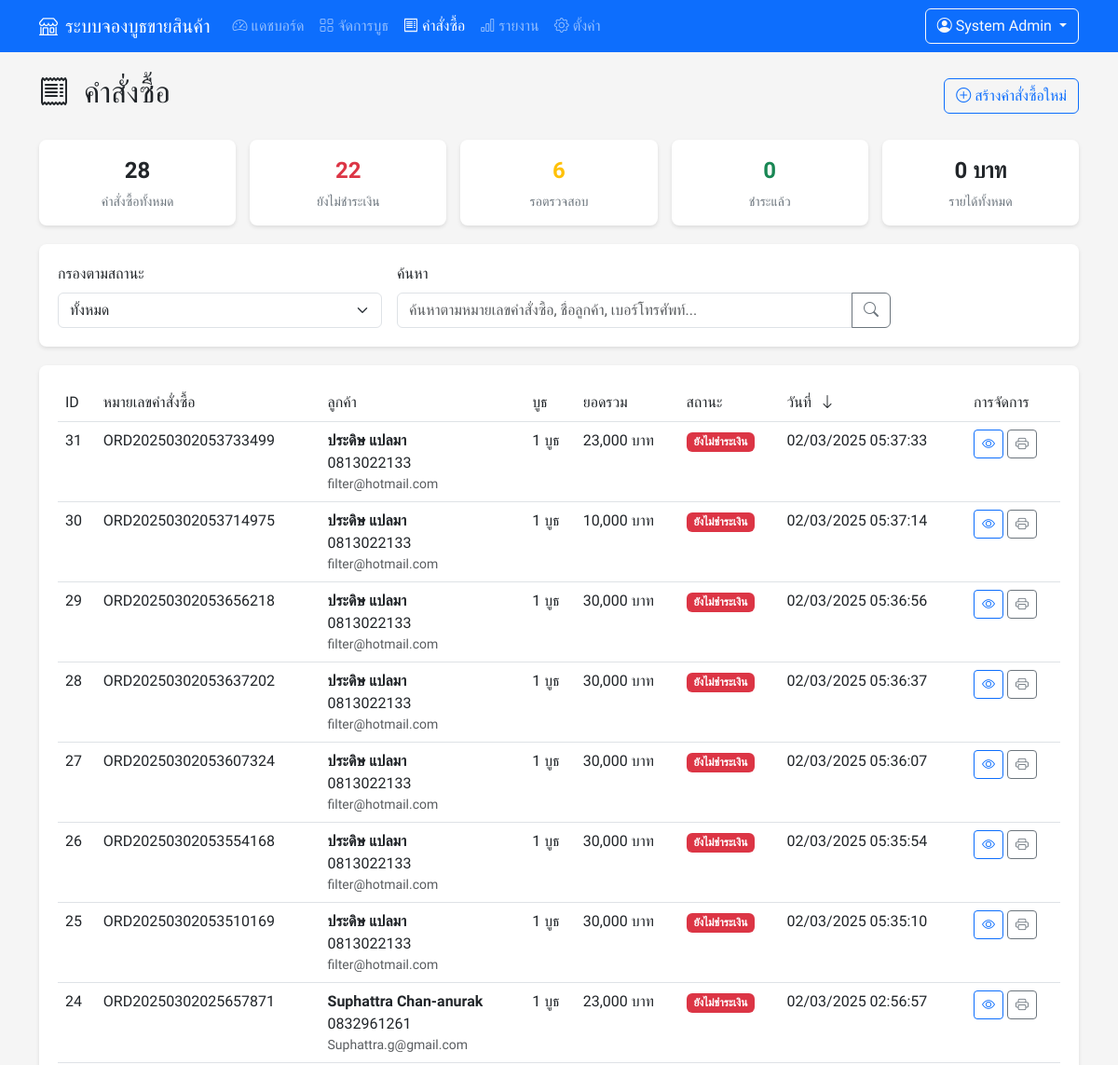
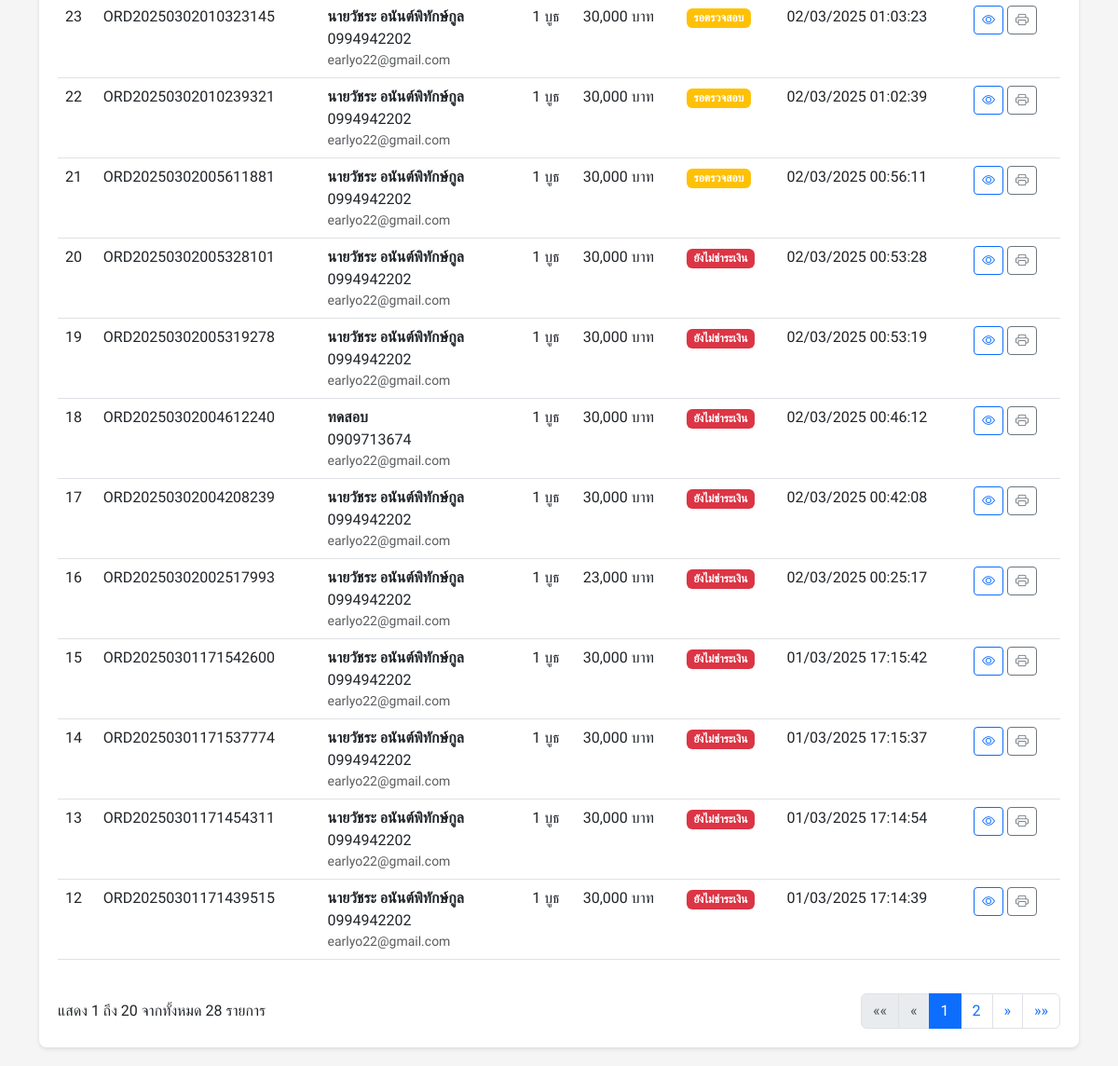
The page /booth/admin/orders.php (signed in) on the database its author committed (2 pictures, top to bottom).
### tables this page shows
CREATE TABLE `orders` (
  `id` int NOT NULL,
  `order_number` varchar(20) NOT NULL,
  `customer_name` varchar(255) NOT NULL,
  `customer_email` varchar(255) NOT NULL,
  `customer_phone` varchar(20) NOT NULL,
  `customer_company` varchar(255) DEFAULT NULL,
  `total_amount` decimal(10,2) NOT NULL,
  `payment_status` enum('unpaid','pending','paid') DEFAULT 'unpaid',
  `payment_method` varchar(50) DEFAULT NULL,
  `payment_reference` varchar(255) DEFAULT NULL,
  `payment_date` datetime DEFAULT NULL,
  `note` text,
  `created_at` timestamp NOT NULL DEFAULT CURRENT_TIMESTAMP,
  `updated_at` timestamp NOT NULL DEFAULT CURRENT_TIMESTAMP ON UPDATE CURRENT_TIMESTAMP
);

### booth/config.php (called while the page is built, shortened)
<?php
function formatCurrency($amount) {
    return number_format($amount, 0, '.', ',') . ' บาท';
}
?>

### booth/admin/orders.php (the view, shortened to what this page needs)
<?php
require_once '../config.php';
$admin_name = $_SESSION['admin_name'];
$admin_role = $_SESSION['admin_role'];
$filter = isset($_GET['filter']) ? $_GET['filter'] : 'all';
$sort = isset($_GET['sort']) ? $_GET['sort'] : 'created_at';
$direction = isset($_GET['direction']) ? $_GET['direction'] : 'desc';
$search = isset($_GET['search']) ? $_GET['search'] : '';
$page = isset($_GET['page']) ? intval($_GET['page']) : 1;
$limit = 20;
$offset = ($page - 1) * $limit;
$whereClause = "";
$params = [];
$types = "";
$countQuery = "SELECT COUNT(*) as total FROM orders $whereClause";
if (!empty($params)) {
    $stmt = $conn->prepare($countQuery);
    $stmt->bind_param($types, ...$params);
    $stmt->execute();
    $totalCount = $stmt->get_result()->fetch_assoc()['total'];
} else {
    $totalCount = $conn->query($countQuery)->fetch_assoc()['total'];
}
$totalPages = ceil($totalCount / $limit);
$query = "SELECT o.*, COUNT(oi.id) as booth_count,
          (SELECT SUM(oi2.price) FROM order_items oi2 WHERE oi2.order_id = o.id) as calculated_total
          FROM orders o
          LEFT JOIN order_items oi ON o.id = oi.order_id
          $whereClause
          GROUP BY o.id
          ORDER BY $sort $direction
          LIMIT $offset, $limit";
if (!empty($params)) {
    $stmt = $conn->prepare($query);
    $stmt->bind_param($types, ...$params);
    $stmt->execute();
    $result = $stmt->get_result();
} else {
    $result = $conn->query($query);
}
$orders = [];
while ($row = $result->fetch_assoc()) {
    $orders[] = $row;
}
function formatDateTime($dateStr) {
    $date = new DateTime($dateStr);
    return $date->format('d/m/Y H:i:s');
}
function paginationUrl($page, $filter, $sort, $direction, $search) {
    $url = "orders.php?page=$page";
    return $url;
}
function sortUrl($column, $currentSort, $currentDirection, $filter, $search) {
    $newDirection = ($column === $currentSort && $currentDirection === 'asc') ? 'desc' : 'asc';
    $url = "orders.php?sort=$column&direction=$newDirection";
    return $url;
}
function getPaymentStatusBadge($status) {
    switch ($status) {
        case 'pending':
            return '<span class="badge bg-warning">รอตรวจสอบ</span>';
        case 'unpaid':
            return '<span class="badge bg-danger">ยังไม่ชำระเงิน</span>';
    }
}
?>
<!DOCTYPE html>
<html lang="th">
<head>
    <link href="https://cdn.jsdelivr.net/npm/bootstrap@5.3.0-alpha1/dist/css/bootstrap.min.css" rel="stylesheet">
    <link rel="stylesheet" href="https://cdn.jsdelivr.net/npm/bootstrap-icons@1.10.0/font/bootstrap-icons.css">
</head>
<body>
    <nav class="navbar navbar-expand-lg navbar-dark bg-primary">
        <div class="container">
            <a class="navbar-brand" href="dashboard.php">
                <i class="bi bi-shop me-2"></i>ระบบจองบูธขายสินค้า
            </a>
            <div class="collapse navbar-collapse" id="navbarNav">
                <ul class="navbar-nav me-auto">
                    <li class="nav-item">
                        <a class="nav-link" href="dashboard.php">
                            <i class="bi bi-speedometer2 me-1"></i>แดชบอร์ด
                        </a>
                    </li>
                    <li class="nav-item">
                        <a class="nav-link" href="booths.php">
                            <i class="bi bi-grid me-1"></i>จัดการบูธ
                        </a>
                    </li>
                    <li class="nav-item">
                        <a class="nav-link active" href="orders.php">
                            <i class="bi bi-receipt me-1"></i>คำสั่งซื้อ
                        </a>
                    </li>
                    <li class="nav-item">
                        <a class="nav-link" href="reports.php">
                            <i class="bi bi-bar-chart me-1"></i>รายงาน
                        </a>
                    </li>
                    <?php if ($admin_role === 'admin'): ?>
                    <li class="nav-item">
                        <a class="nav-link" href="settings.php">
                            <i class="bi bi-gear me-1"></i>ตั้งค่า
                        </a>
                    </li>
                    <?php endif; ?>
                </ul>
                <div class="d-flex">
                    <div class="dropdown">
                        <button class="btn btn-outline-light dropdown-toggle" type="button" id="dropdownMenuButton" data-bs-toggle="dropdown" aria-expanded="false">
                            <i class="bi bi-person-circle me-1"></i><?php echo htmlspecialchars($admin_name); ?>
                        </button>
                    </div>
                </div>
            </div>
        </div>
    </nav>
    <div class="container mt-4">
        <div class="d-flex justify-content-between align-items-center mb-4">
            <h2>
                <i class="bi bi-receipt me-2"></i>
                คำสั่งซื้อ
            </h2>
            <a href="../index.php" class="btn btn-outline-primary" target="_blank">
                <i class="bi bi-plus-circle me-1"></i>สร้างคำสั่งซื้อใหม่
            </a>
        </div>
        <div class="summary-stats">
            <?php
            $totalQuery = "SELECT COUNT(*) as total FROM orders";
            $unpaidQuery = "SELECT COUNT(*) as count FROM orders WHERE payment_status = 'unpaid'";
            $pendingQuery = "SELECT COUNT(*) as count FROM orders WHERE payment_status = 'pending'";
            $paidQuery = "SELECT COUNT(*) as count FROM orders WHERE payment_status = 'paid'";
            $incomeQuery = "SELECT SUM(total_amount) as total FROM orders WHERE payment_status = 'paid'";
            $totalStat = $conn->query($totalQuery)->fetch_assoc()['total'];
            $unpaidStat = $conn->query($unpaidQuery)->fetch_assoc()['count'];
            $pendingStat = $conn->query($pendingQuery)->fetch_assoc()['count'];
            $paidStat = $conn->query($paidQuery)->fetch_assoc()['count'];
            $incomeStat = $conn->query($incomeQuery)->fetch_assoc()['total'] ?? 0;
            ?>
            <div class="stat-item">
                <div class="stat-value"><?php echo $totalStat; ?></div>
                <div class="stat-label">คำสั่งซื้อทั้งหมด</div>
            </div>
            <div class="stat-item">
                <div class="stat-value text-danger"><?php echo $unpaidStat; ?></div>
                <div class="stat-label">ยังไม่ชำระเงิน</div>
            </div>
            <div class="stat-item">
                <div class="stat-value text-warning"><?php echo $pendingStat; ?></div>
                <div class="stat-label">รอตรวจสอบ</div>
            </div>
            <div class="stat-item">
                <div class="stat-value text-success"><?php echo $paidStat; ?></div>
                <div class="stat-label">ชำระแล้ว</div>
            </div>
            <div class="stat-item">
                <div class="stat-value"><?php echo formatCurrency($incomeStat); ?></div>
                <div class="stat-label">รายได้ทั้งหมด</div>
            </div>
        </div>
        <div class="order-filters">
            <form method="get" class="row g-3">
                <div class="col-md-4">
                    <label for="filter" class="form-label">กรองตามสถานะ</label>
                    <select class="form-select" id="filter" name="filter" onchange="this.form.submit()">
                        <option value="all" <?php echo $filter === 'all' ? 'selected' : ''; ?>>ทั้งหมด</option>
                    </select>
                </div>
                <div class="col-md-6">
                    <label for="search" class="form-label">ค้นหา</label>
                    <div class="input-group">
                        <input type="text" class="form-control" id="search" name="search" placeholder="ค้นหาตามหมายเลขคำสั่งซื้อ, ชื่อลูกค้า, เบอร์โทรศัพท์..." value="<?php echo htmlspecialchars($search); ?>">
                        <button class="btn btn-outline-secondary" type="submit">
                            <i class="bi bi-search"></i>
                        </button>
                    </div>
                </div>
            </form>
        </div>
        <div class="table-wrapper">
            <div class="table-responsive">
                <table class="table table-hover">
                    <thead>
                        <tr>
                            <th>
                                <a href="<?php echo sortUrl('id', $sort, $direction, $filter, $search); ?>" class="text-dark text-decoration-none">
                                    ID
                                </a>
                            </th>
                            <th>
                                <a href="<?php echo sortUrl('order_number', $sort, $direction, $filter, $search); ?>" class="text-dark text-decoration-none">
                                    หมายเลขคำสั่งซื้อ
                                </a>
                            </th>
                            <th>
                                <a href="<?php echo sortUrl('customer_name', $sort, $direction, $filter, $search); ?>" class="text-dark text-decoration-none">
                                    ลูกค้า
                                </a>
                            </th>
                            <th>บูธ</th>
                            <th>
                                <a href="<?php echo sortUrl('total_amount', $sort, $direction, $filter, $search); ?>" class="text-dark text-decoration-none">
                                    ยอดรวม
                                </a>
                            </th>
                            <th>
                                <a href="<?php echo sortUrl('payment_status', $sort, $direction, $filter, $search); ?>" class="text-dark text-decoration-none">
                                    สถานะ
                                </a>
                            </th>
                            <th>
                                <a href="<?php echo sortUrl('created_at', $sort, $direction, $filter, $search); ?>" class="text-dark text-decoration-none">
                                    วันที่
                                    <?php if ($sort === 'created_at'): ?>
                                    <i class="bi bi-arrow-<?php echo $direction === 'asc' ? 'up' : 'down'; ?> sort-icon"></i>
                                    <?php endif; ?>
                                </a>
                            </th>
                            <th>การจัดการ</th>
                        </tr>
                    </thead>
                    <tbody>
                        <?php if (empty($orders)): ?>
                        <tr>
                            <td colspan="8" class="text-center py-4">ไม่พบข้อมูลคำสั่งซื้อ</td>
                        </tr>
                        <?php else: ?>
                        <?php foreach ($orders as $order): ?>
                        <tr>
                            <td><?php echo $order['id']; ?></td>
                            <td><?php echo htmlspecialchars($order['order_number']); ?></td>
                            <td class="customer-info">
                                <div><strong><?php echo htmlspecialchars($order['customer_name']); ?></strong></div>
                                <div><?php echo htmlspecialchars($order['customer_phone']); ?></div>
                                <div class="small text-muted"><?php echo htmlspecialchars($order['customer_email']); ?></div>
                            </td>
                            <td><?php echo $order['booth_count']; ?> บูธ</td>
                            <td><?php echo formatCurrency($order['total_amount']); ?></td>
                            <td><?php echo getPaymentStatusBadge($order['payment_status']); ?></td>
                            <td><?php echo formatDateTime($order['created_at']); ?></td>
                            <td class="action-buttons">
                                <a href="order-detail.php?id=<?php echo $order['id']; ?>" class="btn btn-sm btn-outline-primary">
                                    <i class="bi bi-eye"></i>
                                </a>
                                <button class="btn btn-sm btn-outline-secondary" onclick="printOrder(<?php echo $order['id']; ?>)">
                                    <i class="bi bi-printer"></i>
                                </button>
                            </td>
                        </tr>
                        <?php endforeach; ?>
                        <?php endif; ?>
                    </tbody>
                </table>
            </div>
            <?php if ($totalPages > 1): ?>
            <div class="pagination-container d-flex justify-content-between align-items-center">
                <div>
                    แสดง <?php echo $offset + 1; ?> ถึง <?php echo min($offset + $limit, $totalCount); ?> จากทั้งหมด <?php echo $totalCount; ?> รายการ
                </div>
                <nav aria-label="Page navigation">
                    <ul class="pagination mb-0">
                        <li class="page-item <?php echo ($page <= 1) ? 'disabled' : ''; ?>">
                            <a class="page-link" href="<?php echo paginationUrl(1, $filter, $sort, $direction, $search); ?>" aria-label="First">
                                <span aria-hidden="true">&laquo;&laquo;</span>
                            </a>
                        </li>
                        <li class="page-item <?php echo ($page <= 1) ? 'disabled' : ''; ?>">
                            <a class="page-link" href="<?php echo paginationUrl($page - 1, $filter, $sort, $direction, $search); ?>" aria-label="Previous">
                                <span aria-hidden="true">&laquo;</span>
                            </a>
                        </li>
                        <?php
                        $startPage = max(1, $page - 2);
                        $endPage = min($startPage + 4, $totalPages);
                        for ($i = $startPage; $i <= $endPage; $i++):
                        ?>
                        <li class="page-item <?php echo ($page == $i) ? 'active' : ''; ?>">
                            <a class="page-link" href="<?php echo paginationUrl($i, $filter, $sort, $direction, $search); ?>"><?php echo $i; ?></a>
                        </li>
                        <?php endfor; ?>
                        <li class="page-item <?php echo ($page >= $totalPages) ? 'disabled' : ''; ?>">
                            <a class="page-link" href="<?php echo paginationUrl($page + 1, $filter, $sort, $direction, $search); ?>" aria-label="Next">
                                <span aria-hidden="true">&raquo;</span>
                            </a>
                        </li>
                        <li class="page-item <?php echo ($page >= $totalPages) ? 'disabled' : ''; ?>">
                            <a class="page-link" href="<?php echo paginationUrl($totalPages, $filter, $sort, $direction, $search); ?>" aria-label="Last">
                                <span aria-hidden="true">&raquo;&raquo;</span>
                            </a>
                        </li>
                    </ul>
                </nav>
            </div>
            <?php endif; ?>
        </div>
    </div>
</body>
</html>

### rows shown on the page
orders: id "31", order_number "ORD20250302053733499", customer_name "ประดิษ แปลมา", customer_phone "0813022133", customer_email "filter@hotmail.com", booth_count "1", total_amount "23,000 บาท", payment_status "ยังไม่ชำระเงิน", created_at "02/03/2025 05:37:33"
orders: id "30", order_number "ORD20250302053714975", customer_name "ประดิษ แปลมา", customer_phone "0813022133", customer_email "filter@hotmail.com", booth_count "1", total_amount "10,000 บาท", payment_status "ยังไม่ชำระเงิน", created_at "02/03/2025 05:37:14"
orders: id "29", order_number "ORD20250302053656218", customer_name "ประดิษ แปลมา", customer_phone "0813022133", customer_email "filter@hotmail.com", booth_count "1", total_amount "30,000 บาท", payment_status "ยังไม่ชำระเงิน", created_at "02/03/2025 05:36:56"
orders: id "28", order_number "ORD20250302053637202", customer_name "ประดิษ แปลมา", customer_phone "0813022133", customer_email "filter@hotmail.com", booth_count "1", total_amount "30,000 บาท", payment_status "ยังไม่ชำระเงิน", created_at "02/03/2025 05:36:37"
orders: id "27", order_number "ORD20250302053607324", customer_name "ประดิษ แปลมา", customer_phone "0813022133", customer_email "filter@hotmail.com", booth_count "1", total_amount "30,000 บาท", payment_status "ยังไม่ชำระเงิน", created_at "02/03/2025 05:36:07"
orders: id "26", order_number "ORD20250302053554168", customer_name "ประดิษ แปลมา", customer_phone "0813022133", customer_email "filter@hotmail.com", booth_count "1", total_amount "30,000 บาท", payment_status "ยังไม่ชำระเงิน", created_at "02/03/2025 05:35:54"
orders: id "25", order_number "ORD20250302053510169", customer_name "ประดิษ แปลมา", customer_phone "0813022133", customer_email "filter@hotmail.com", booth_count "1", total_amount "30,000 บาท", payment_status "ยังไม่ชำระเงิน", created_at "02/03/2025 05:35:10"
orders: id "24", order_number "ORD20250302025657871", customer_name "Suphattra Chan-anurak", customer_phone "0832961261", customer_email "Suphattra.g@gmail.com", booth_count "1", total_amount "23,000 บาท", payment_status "ยังไม่ชำระเงิน", created_at "02/03/2025 02:56:57"
orders: id "23", order_number "ORD20250302010323145", customer_name "นายวัชระ อนันต์พิทักษ์กูล", customer_phone "0994942202", customer_email "earlyo22@gmail.com", booth_count "1", total_amount "30,000 บาท", payment_status "รอตรวจสอบ", created_at "02/03/2025 01:03:23"
orders: id "22", order_number "ORD20250302010239321", customer_name "นายวัชระ อนันต์พิทักษ์กูล", customer_phone "0994942202", customer_email "earlyo22@gmail.com", booth_count "1", total_amount "30,000 บาท", payment_status "รอตรวจสอบ", created_at "02/03/2025 01:02:39"
orders: id "21", order_number "ORD20250302005611881", customer_name "นายวัชระ อนันต์พิทักษ์กูล", customer_phone "0994942202", customer_email "earlyo22@gmail.com", booth_count "1", total_amount "30,000 บาท", payment_status "รอตรวจสอบ", created_at "02/03/2025 00:56:11"
orders: id "20", order_number "ORD20250302005328101", customer_name "นายวัชระ อนันต์พิทักษ์กูล", customer_phone "0994942202", customer_email "earlyo22@gmail.com", booth_count "1", total_amount "30,000 บาท", payment_status "ยังไม่ชำระเงิน", created_at "02/03/2025 00:53:28"
orders: id "19", order_number "ORD20250302005319278", customer_name "นายวัชระ อนันต์พิทักษ์กูล", customer_phone "0994942202", customer_email "earlyo22@gmail.com", booth_count "1", total_amount "30,000 บาท", payment_status "ยังไม่ชำระเงิน", created_at "02/03/2025 00:53:19"
orders: id "18", order_number "ORD20250302004612240", customer_name "ทดสอบ", customer_phone "0909713674", customer_email "earlyo22@gmail.com", booth_count "1", total_amount "30,000 บาท", payment_status "ยังไม่ชำระเงิน", created_at "02/03/2025 00:46:12"
orders: id "17", order_number "ORD20250302004208239", customer_name "นายวัชระ อนันต์พิทักษ์กูล", customer_phone "0994942202", customer_email "earlyo22@gmail.com", booth_count "1", total_amount "30,000 บาท", payment_status "ยังไม่ชำระเงิน", created_at "02/03/2025 00:42:08"
orders: id "16", order_number "ORD20250302002517993", customer_name "นายวัชระ อนันต์พิทักษ์กูล", customer_phone "0994942202", customer_email "earlyo22@gmail.com", booth_count "1", total_amount "23,000 บาท", payment_status "ยังไม่ชำระเงิน", created_at "02/03/2025 00:25:17"
orders: id "15", order_number "ORD20250301171542600", customer_name "นายวัชระ อนันต์พิทักษ์กูล", customer_phone "0994942202", customer_email "earlyo22@gmail.com", booth_count "1", total_amount "30,000 บาท", payment_status "ยังไม่ชำระเงิน", created_at "01/03/2025 17:15:42"
orders: id "14", order_number "ORD20250301171537774", customer_name "นายวัชระ อนันต์พิทักษ์กูล", customer_phone "0994942202", customer_email "earlyo22@gmail.com", booth_count "1", total_amount "30,000 บาท", payment_status "ยังไม่ชำระเงิน", created_at "01/03/2025 17:15:37"
orders: id "13", order_number "ORD20250301171454311", customer_name "นายวัชระ อนันต์พิทักษ์กูล", customer_phone "0994942202", customer_email "earlyo22@gmail.com", booth_count "1", total_amount "30,000 บาท", payment_status "ยังไม่ชำระเงิน", created_at "01/03/2025 17:14:54"
orders: id "12", order_number "ORD20250301171439515", customer_name "นายวัชระ อนันต์พิทักษ์กูล", customer_phone "0994942202", customer_email "earlyo22@gmail.com", booth_count "1", total_amount "30,000 บาท", payment_status "ยังไม่ชำระเงิน", created_at "01/03/2025 17:14:39"

### other values the page prints
$admin_name "System Admin"
$totalStat "28"
$unpaidStat "22"
$pendingStat "6"
$paidStat "0"
formatCurrency($incomeStat) "0 บาท"
$offset + 1 "1"
min($offset + $limit, $totalCount) "20"
$totalCount "28"
